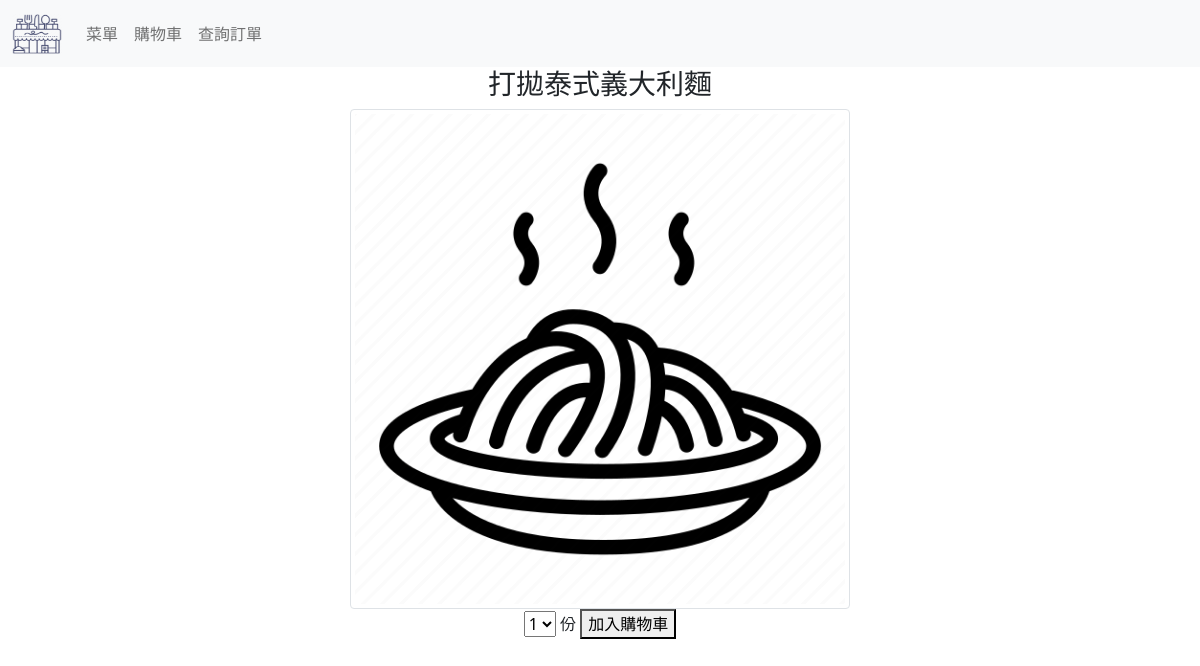
/detail/3, run on the app's committed database.
### app/models.py (models this page shows, shortened)
class Meal(models.Model):
    type = [('義大利麵','義大利麵'),('蛋料理','蛋料理'),('炸物與點心','炸物與點心'),('飯料理','飯料理')]
    category = models.CharField(max_length=100, choices=type)
    name = models.CharField(max_length=100)
    price = models.PositiveIntegerField()
    description = models.TextField(max_length=250, blank=True)
    image = models.ImageField(upload_to='app/image', blank=True)

### app/views.py (the view)
# urls.py: path('detail/<int:meal_id>', views.detail, name='detail'),
def detail(request, meal_id):
    meal = get_object_or_404(Meal, pk=meal_id)
    return render(request, 'app/detail.html', locals())

### app/templates/app/detail.html (shortened to what this page needs)
<!DOCTYPE html>
<html lang="en">
<head>
</head>
<body>
{% extends 'app/base.html' %}
{% block content %}
<div class="text-center">
    <form method="POST" action="{% url 'addcart' meal.id %}">
        <label><h3>{{meal.name}}</h3></label>
        <br>
        {% if meal.image %}
            <img src="{{meal.image.url}}" class="img-thumbnail" alt="..." height="400" width=500">
        {% endif %}
        <br>
        <select name="unit">
            <option value="1" selected="selected">1</option>
        </select> <label>份</label>
        <button type="submit">加入購物車</button>
    </form>
</div>
{% endblock %}

### data on the page
Meal: name "打拋泰式義大利麵", image (picture)
